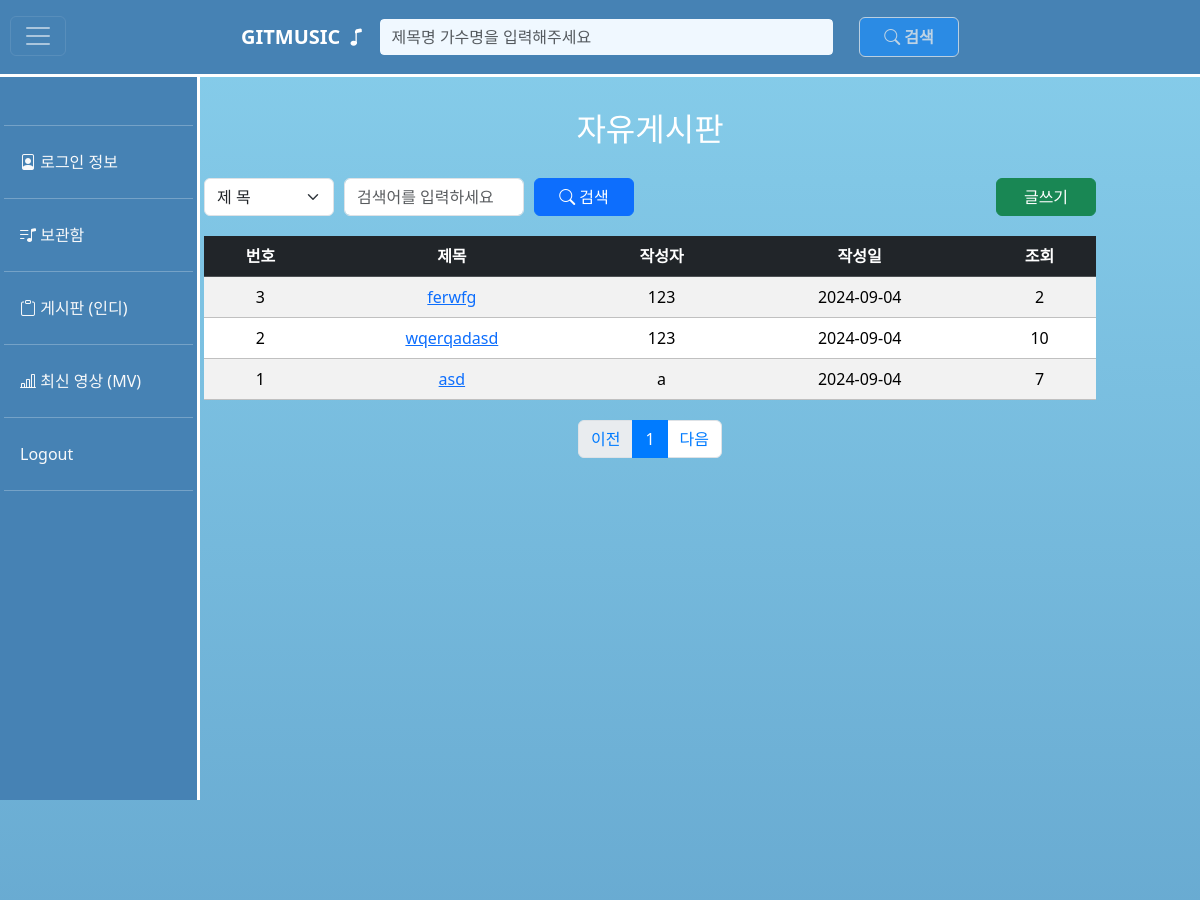
The app's page /board/list/1 (upper part), older data.
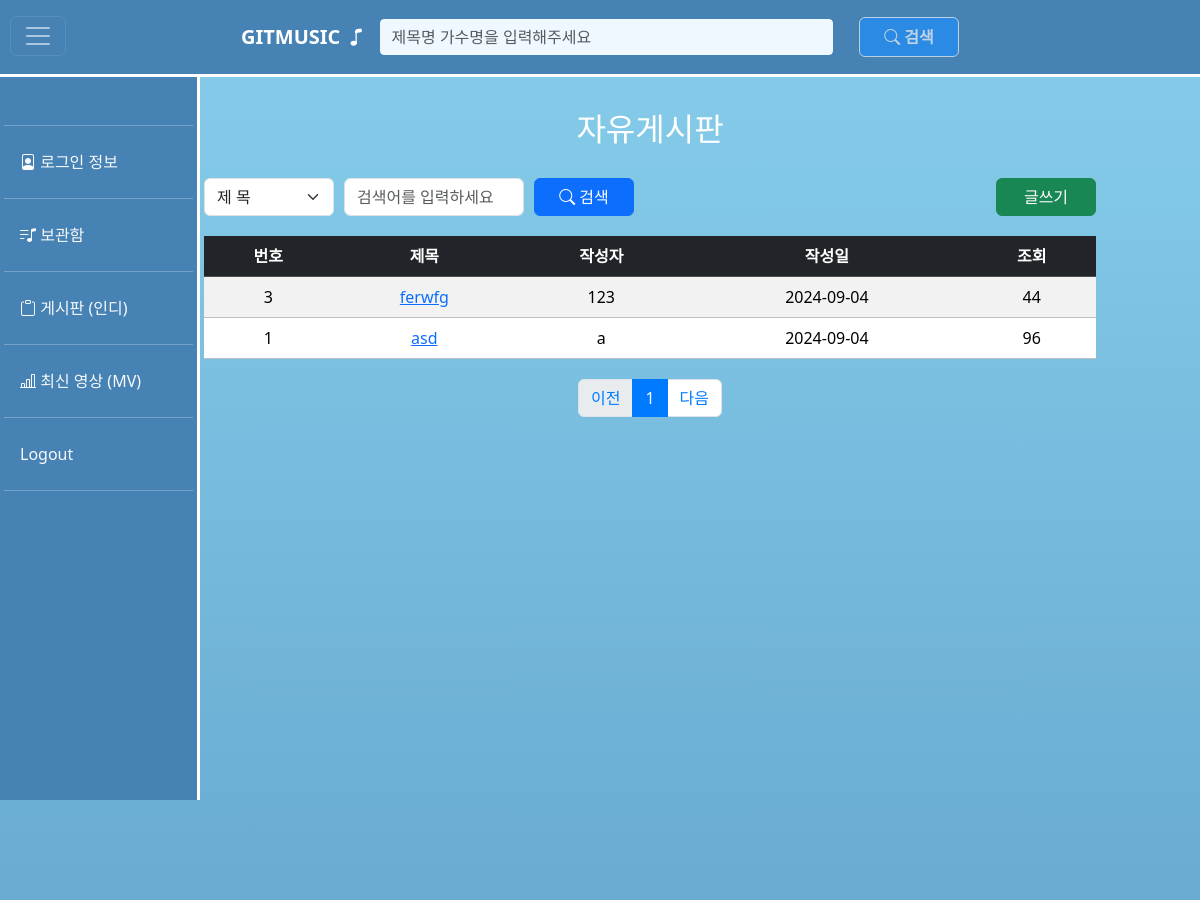
The same page, newer data.
### app/model/board.py (models this page shows)
class Board(Base):
    __tablename__ = 'board'
    bno: Mapped[int] = mapped_column(primary_key=True, autoincrement=True, index=True)
    title: Mapped[str] = mapped_column(String(30),index=True)
    userid: Mapped[str] = mapped_column(String(20),ForeignKey('member.userid')) # Member의 userid
    regdate: Mapped[datetime] = mapped_column(default=datetime.now)
    views: Mapped[int] = mapped_column(default=0)
    contents: Mapped[str]= mapped_column(Text)
    files = relationship("BoardFile", back_populates="board", cascade="all, delete-orphan")
    replys = relationship('Reply', back_populates='board', cascade="all, delete-orphan")

### app/routes/board.py (the view)
@board_router.get('/list/{cpg}', response_class=HTMLResponse)
async def list(req: Request, cpg: int, db: Session = Depends(get_db)):
    try:
        stpgb = int((cpg - 1) / 10) * 10 + 1
        bdlist, cnt = BoardService.select_board(db, cpg)
        allpage = ceil(cnt / 25)
        return templates.TemplateResponse('board/list.html',
                                          {'request': req, 'bdlist': bdlist, 'cpg': cpg,
                                           'stpgb': stpgb, 'allpage': allpage, 'baseurl': '/board/list/'})
    except Exception as ex:
        print(f'▷▷▷ list에서 오류 발생: {str(ex)}')
        return RedirectResponse(url='/member/error', status_code=303)

### views/templates/board/list.html (shortened to what this page needs)
{% extends 'include/base.html' %}
{% block main %}
<main>
    <div class="container table-container">
        <h2 class="text-center"><a class="mainpage" href="/board/list/1">자유게시판</a></h2>
        <div class="search-container">
            <div class="search-left">
            <form class="form-inline">
                <select name="findtype2" id="findtype2" class="form-select">
                    <option value="title">제 목</option>
                </select>
                <input type="text" class="form-control" style="background-color: white" name="search2" id="search2" placeholder="검색어를 입력하세요">
                <button type="button" id="findbtn2" class="btn btn-primary"><i class="bi bi-search"></i> 검색</button>
            </form>
            </div>
            <button type="button" class="btn btn-success" id="writebtn2">글쓰기</button>
        </div>
        <table class="table table-hover table-striped">
            <thead class="table-dark">
            <tr>
                <th>번호</th>
                <th>제목</th>
                <th>작성자</th>
                <th>작성일</th>
                <th>조회</th>
            </tr>
            </thead>
            <tbody>
            {% for bd in bdlist %}
            <tr>
                <td>{{ bd.bno }}</td>
                <td><a href="/board/view/{{ bd.bno }}">{{ bd.title }}</a></td>
                <td>{{ bd.userid }}</td>
                <td>{{ bd.regdate.strftime('%Y-%m-%d') }}</td>
                <td>{{ bd.views }}</td>
            </tr>
            {% endfor %}
            </tbody>
        </table>
        <div class="pagination-container">
            <nav>
                <ul class="pagination">
                    {% if cpg > 1 %}
                    <li class="page-item">
                        <a class="page-link" href="{{baseurl}}{{ cpg - 1 }}">이전</a>
                    </li>
                    {% else %}
                    <li class="page-item disabled">
                        <span class="page-link">이전</span>
                    </li>
                    {% endif %}
                    {% for idx in range(stpgb, stpgb + 10) %}
                    {% if idx <= allpage %}
                        {% if cpg != idx %}
                        <li class="page-item">
                            <a class="page-link" href="{{baseurl}}{{ idx }}">{{ idx }}</a>
                        </li>
                        {% else %}
                        <li class="page-item active">
                            <span class="page-link">{{ idx }}</span>
                        </li>
                        {% endif %}
                    {% endif %}
                    {% endfor %}
                    {% if cpg < allpage %}
                    <li class="page-item">
                        <a class="page-link" href="{{baseurl}}{{ cpg + 1 }}">다음</a>
                    </li>
                    {% else %}
                    <li class="page-item">
                        <a class="page-link" href="#">다음</a>
                    </li>
                    {% endif %}
                </ul>
            </nav>
        </div>
    </div>
</main>
{% endblock %}

### views/templates/include/base.html (shortened to what this page needs)
<!DOCTYPE html>
<html lang="ko">
<head>
  <link href="https://cdn.jsdelivr.net/npm/bootstrap@5.3.3/dist/css/bootstrap.min.css" rel="stylesheet">
  <link rel="stylesheet" href="https://cdn.jsdelivr.net/npm/bootstrap-icons@1.11.3/font/bootstrap-icons.min.css">
</head>
<body>
<div id="wrap" class="container">
  {% include 'include/header.html' %}
  {% include 'include/sidebar.html'%}
  {% block main %} {% endblock %}
</div>
</body>
</html>

### views/templates/include/header.html (shortened to what this page needs)
<head>
</head>
<body>
<nav class="navbar navbar-expand container-fluid" style="background: #4682B4; border-bottom: 3px solid white">
    <div id="search" class="container-fluid" style="background: #4682B4;">
        <div class="collapse navbar-collapse justify-content-center" id="navbarSupportedContent">
            <a class="navbar-brand m-1" href="/music/index" style="color: white; font-weight: bold;">GITMUSIC <i class="bi bi-music-note"></i></a>
            <form id="searchForm" class="d-flex ms-2 w-100" role="search" action="/music/search" method="get">
                <input class="form-control me-4 w-100" style="width: 500px; background-color: #f0f8ff; border: 2px solid #4682B4; color: #333;"
                       type="search" name="query" id="searchInput"
                       placeholder="제목명 가수명을 입력해주세요" aria-label="Search">
                <button class="btn btn-outline-light form-control me-1" style="width: 120px; background-color: #1E90FF; color: white; font-weight: bold"
                        type="submit" id="findbtn"><i class="bi bi-search"></i> 검색</button>
            </form>
        </div>
    </div>
</nav>
</body>

### views/templates/include/sidebar.html (shortened to what this page needs)
<nav class="navbar navbar-dark #4682B4">
    <div class="container-fluid">
        <button class="navbar-toggler" type="button" id="sidebarToggle" aria-expanded="false" aria-label="Toggle sidebar">
            <span class="navbar-toggler-icon"></span>
        </button>
    </div>
</nav>
<div class="sidebar" id="sidebar">
    <nav>
        <ul class="nav flex-column p-1">
			<li class="nav-item">
                <a class="nav-link text-light"> {{ request.session.logined_uid }} </a>
            </li>
            <hr>
            <li class="nav-item">
                <a class="nav-link text-light" href="/member/myinfo"><i class="bi bi-file-person"></i> 로그인 정보</a>
            </li>
            <hr>
            <li class="nav-item">
                <a class="nav-link text-light" href="/music/storage"><i class="bi bi-music-note-list"></i> 보관함</a>
            </li>
            <hr>
            <li class="nav-item">
                <a class="nav-link text-light" href="/board/list/1"><i class="bi bi-clipboard"></i> 게시판 (인디)</a>
            </li>
            <hr>
            <li class="nav-item">
                <a class="nav-link text-light" href="/music/musicvideo"><i class="bi bi-bar-chart-line"></i> 최신 영상 (MV)</a>
            </li>
            <hr>
            <li class="nav-item">
                <a class="nav-link text-light" href="/member/logout">Logout</a>
            </li>
            <hr>
        </ul>
    </nav>
</div>

### views/templates/board/list.html (style rules this page uses)
.table-container { width: 100%; margin: 20px 0; }
.table th, .table td { text-align: center; vertical-align: middle; }
.mainpage { color: white; text-decoration: none; }
.search-container { width: 100%; margin: 20px 0; display: flex; justify-content: space-between; align-items: center; }
.search-left { display: flex; align-items: center; }
.form-inline { display: flex; align-items: center; }
.form-select { margin-right: 10px; width: 130px; }
.form-control { width: 180px; margin-right: 10px; }
#findbtn2 { margin-right: 10px; }
#writebtn2 { margin-left: auto; }
h2.text-center { margin-top: 100px; margin-bottom: 30px; }
.pagination-container { display: flex; justify-content: center; margin-top: 20px; }
.pagination .page-item .page-link { color: #007bff; }
.pagination .page-item.active .page-link { background-color: #007bff; border-color: #007bff; color: white; }

### views/templates/include/header.html (style rules this page uses)
body { background: linear-gradient(to bottom, #87CEEB, #4682B4) fixed; color: white; margin: 0; padding: 0; }
.navbar { position: fixed; top: 0; left: 0; width: 100%; z-index: 1000; }
#search { background-color: #c7a383; min-height: 58px; position: relative; width: 100%; align-items: center; justify-content: center; max-width: 750px; }
.btn { min-width: 100px }

### views/templates/include/sidebar.html (style rules this page uses)
body, html { margin: 0; padding: 0; height: 100%; }
.navbar-toggler { position: fixed; top: 16px; left: 10px; z-index: 100; }
.sidebar { position: fixed; top: 56px; left: 0; width: 200px; height: calc(100vh - 56px); background-color: #4682B4; border-right: 3px solid white; z-index: 30; transform: translateX(0); transition: transform 0.3s ease; }

### views/templates/include/musicinfo.html (style rules this page uses)
main { margin: 110px 50px 0 150px; transition: margin 0.5s ease; min-height: 1800px; }
table tbody tr { border-bottom: 1px solid silver; }
table tbody tr:first-child { border-top: none; }

Row changes from the older to the newer data that the page shows:
removed Board: bno "2", title "wqerqadasd", userid "123", regdate "2024-09-04", views "10"
changed Board "ferwfg": views "2" → "44"
changed Board "asd": views "7" → "96"
